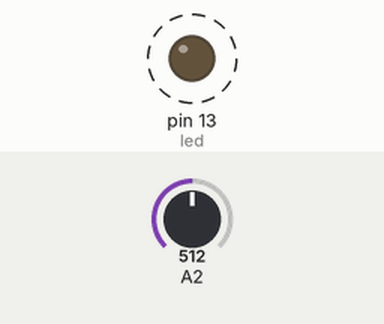
A sketch run on a simulated Arduino Uno, built with avr-gcc and run on an emulated ATmega328P. On the bench: output pins drawn as LEDs (lit = HIGH). Dashed ring = blinking. Inputs (shaded band) come from the test bench; at power-on: A2 = 512.

Above: at 1.8 s.
1.9 s: A2 set to 0
At 3.3 s:
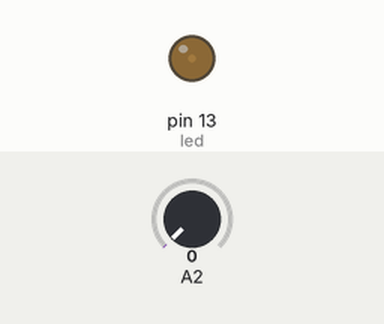
3.6 s: A2 set to 122
At 3.9 s:
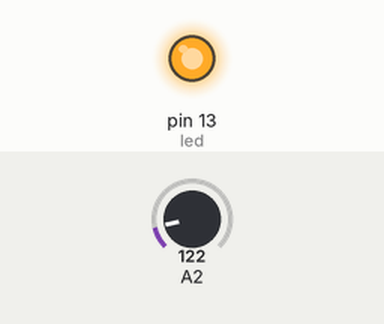
Timing chart, 0 to 13.1 s (numbered marks = the images above; inputs shaded):
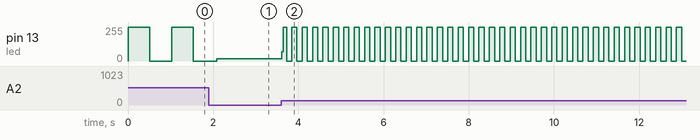

The sketch:

softpot_test.ino
```cpp
int led = 13; // Pin 13 for onboard LED
int pot_sensor = 2; // Pin 2 for SoftPot

// the setup routine runs once when you press reset:
void setup() {
  // initialize the digital pin as an output.
  pinMode(led, OUTPUT);
  Serial.begin(9600);
}

// the loop routine runs over and over again forever:
void loop() {
  int output = analogRead(2);
  // the output from SoftPot, range from 0 to 1023

  // blink the LED
  digitalWrite(led, HIGH);
  delay(output);
  digitalWrite(led, LOW);
  delay(output);
}
```

Measured:
- after the input at 3.6 s, pin 13 (led): 16/255 → 69/255 at once, then moves between 0/255 and 255/255, repeating every 0.24 s
- by itself, pin 13 (led): alternates 255/255 for 0.51 s and 0/255 for 0.51 s
